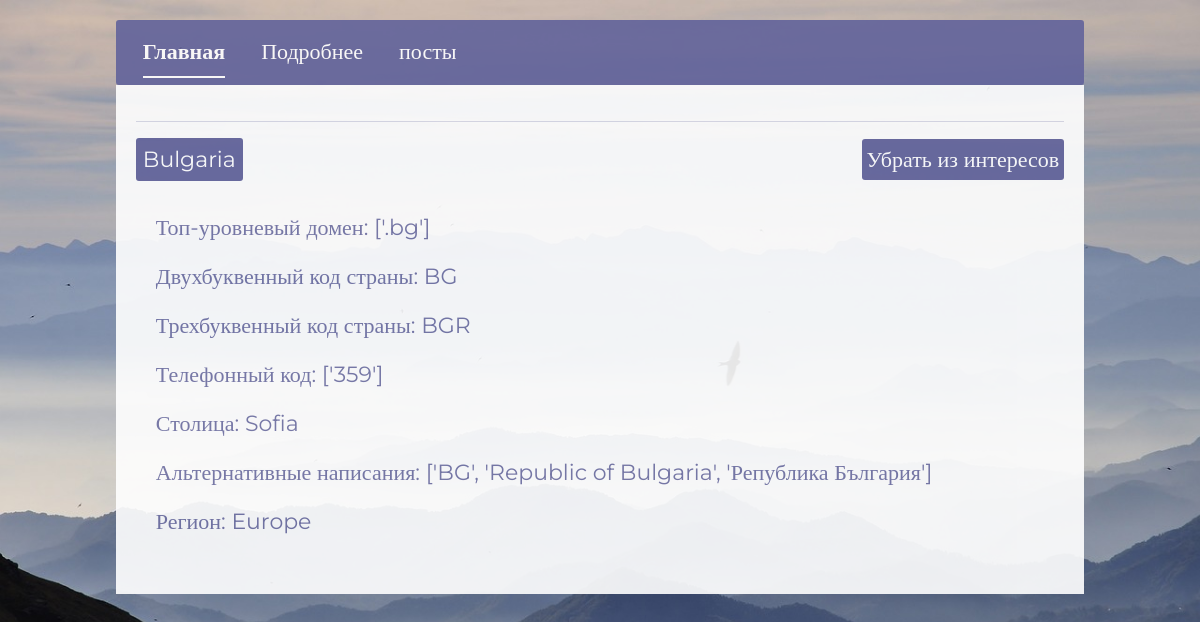
Page /country/38/ (signed in) on the committed database.
### country/models.py (models this page shows, shortened)
class Country(models.Model):
    name = models.CharField(max_length=255, verbose_name='Название страны')
    top_level_domain = models.CharField(max_length=255, blank=True, verbose_name='Топ-уровневый домен')
    alpha2_code = models.CharField(max_length=255, unique=True, verbose_name='Двухбуквенный код страны')
    alpha3_code = models.CharField(max_length=255, unique=True, verbose_name='Трехбуквенный код страны')
    calling_code = models.CharField(max_length=255, blank=True, verbose_name='Телефонный код')
    capital = models.CharField(max_length=255, blank=True, verbose_name='Столица')
    alt_spellings = models.TextField(blank=True, verbose_name='Альтернативные написания')
    region = models.CharField(max_length=255, blank=True, verbose_name='Регион')
    class Meta:
        verbose_name = 'Страна'
        verbose_name_plural = 'Страны'

### country/views.py (the view)
# urls.py: path('country/<int:country_id>/', views.country_detail_view, name='country_detail'),
@login_required
def country_detail_view(request, country_id):
    profile = Profile.objects.get(user=request.user)
    blocked_response = check_user_blocked(profile)
    if blocked_response:
        return blocked_response
    active_link = 'country_detail_view'
    country = get_object_or_404(Country, id=country_id)
    if request.user.is_authenticated:
        profile = get_object_or_404(Profile, user=request.user)
        user_countries_interest = profile.countries_interest.values_list('id', flat=True)
    else:
        user_countries_interest = []
    context = {
        'active_link': active_link,
        'country': country,
        'user_countries_interest': user_countries_interest,
    }
    return render(request, 'country/country_detail.html', context)

### user/context_processors.py (called while the page is built)
def global_context(request):
    latest_posts = Post.objects.order_by('-create_date')[:3]
    tag_cloud = Tag.objects.all()
    top_users = Profile.objects.annotate(
        posts_count=Count('user__posts'),
        total_rating=Sum('user__posts__rating')
    ).filter(total_rating__gt=0).order_by('-total_rating')[:5]
    return {
        'latest_posts': latest_posts,
        'tag_cloud': tag_cloud,
        'top_users': top_users,
    }

### user/permissions.py (called while the page is built)
def check_user_blocked(profile):
    if profile.is_blocked:
        return HttpResponse("Ваш аккаунт заблокирован. Вы не можете создавать посты.", status=403)
    return None

### templates/country/country_detail.html (shortened to what this page needs)
{% extends 'base.html' %}
{% block extra_css %}
    {% load static %}
    <link rel="stylesheet" href="{% static 'css/country_detail.css' %}">
{% endblock %}
{% block content %}
<div id="wrapper">
    <div id="index-nav">
        <ul class="nav nav-underline">
          <li class="nav-item" id="index-nav-item">
            <a id="index-link" class="nav-link active" aria-current="page" href="{% url 'index'%}">Главная</a>
          </li>
          <li class="nav-item" id="index-nav-item">
            <a id="index-link" class="nav-link" aria-current="page" href="{% url 'country_detail' country.id %}">Подробнее</a>
          </li>
          <li class="nav-item" id="index-nav-item">
            <a id="index-link" class="nav-link" href="{% url 'posts_by_country' country.id %}">посты</a>
          </li>
        </ul>
    </div>
    {% if active_link == 'country_detail_view' %}
        <div id="lenta">
            <hr>
            <div id="author">
                <a href="#">{{ country.name }}</a>
                <div>
                    {% if request.user.is_authenticated %}
                        {% if country.id in user_countries_interest %}
                            <form action="{% url 'toggle_country_interest' country.id %}" method="POST">
                                <button type="submit" id="subscription-bth">Убрать из интересов</button>
                            </form>
                        {% else %}
                            <form action="{% url 'toggle_country_interest' country.id %}" method="POST">
                                {% csrf_token %}
                                <button type="submit" id="subscription-bth">Добавить в интересы</button>
                            </form>
                        {% endif %}
                    {% endif %}
                </div>
            </div>
            <div id="lenta">
                <p>Топ-уровневый домен: {{country.top_level_domain}}</p>
                <p>Двухбуквенный код страны: {{country.alpha2_code}}</p>
                <p>Трехбуквенный код страны: {{country.alpha3_code}}</p>
                <p>Телефонный код: {{country.calling_code}}</p>
                <p>Столица: {{country.capital}}</p>
                <p>Альтернативные написания: {{country.alt_spellings}}</p>
                <p>Регион: {{country.region}}</p>
            </div>
        </div>
    {% endif %}
</div>
{% endblock %}

### static/css/base.css (style rules this page uses)
x1html, body, div, span, applet, object, iframe, h1, h2, h3, h4, h5, h6, p, blockquote, pre, a, abbr, acronym, address, big, cite, code, del, dfn, em, img, ins, kbd, q, s, samp, small, strike, strong, sub, sup, tt, var, b, u, i, center, dl, dt, dd, ol, ul, li, fieldset, form, label, legend, table, caption, tbody, tfoot, thead, tr, th, td, article, aside, canvas, details, embed, figure, figcaption, footer, header, hgroup, menu, nav, output, ruby, section, summary, time, mark, audio, video { margin: 0; padding: 0; border: 0; font-size: 100%; font: inherit; vertical-align: baseline; }
body { line-height: 1; }
ol, ul { list-style: none; }
html { box-sizing: border-box; }
*, *::before, *::after { box-sizing: inherit; }
#body { height: auto !important; background-image: url(../img/mountains-3699372_1280.jpg); background-repeat: no-repeat; background-size: cover; font-family: 'Montserrat'; font-size: 22px; font-weight: 400; color:#000000; display: flex; justify-content: center; align-items: center; }
#wrapper { display: flex; flex-direction: column; align-items: center; justify-content: center; margin: 0 auto; padding: 20px; }
#wrapper #index-nav { width: 90%; height: auto; background-color: #62639B; padding: 5px; border-radius: 3px; border: 2px solid #62639B; text-align: center; opacity: 0.9; }
#lenta { width: 90%; background-color: white; opacity: 0.9; padding: 20px; color: #62639B; }
#author { display: flex; justify-content: space-between; align-items: center; margin-bottom: 10px; }
#author a { margin-right: 20px; text-decoration: none; color: white; background-color: #62639B; padding: 3px 5px; border-radius: 3px; border: 2px solid #62639B; }
#index-nav-item { margin-left: 20px; }
#index-link { color: white; }
#subscription-bth { color: white; background-color: #62639B; border: #62639B; padding: 4px 5px; border-radius: 3px; }

### rows in the picture
Country: name "Bulgaria", top_level_domain "['.bg']", alpha2_code "BG", alpha3_code "BGR", calling_code "['359']", capital "Sofia", alt_spellings "['BG', 'Republic of Bulgaria', 'Република България']", region "Europe"
